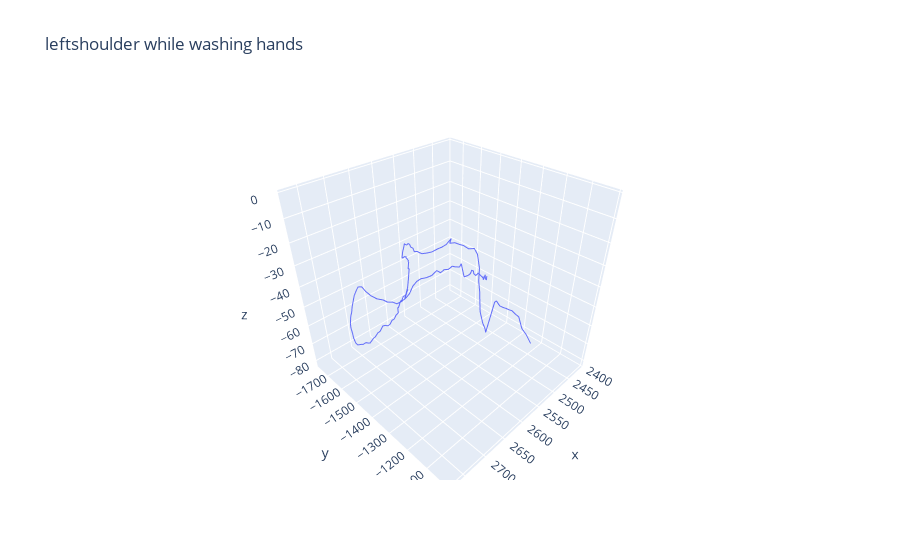

Notebook code cell kept with this figure:
### Markdown cell above
Seems like that the z-axis of hips is not that relevant.. Can I generate trunk movements features then ?

### Code cell
t1 = events['picking_r'][0][0]
t2 = events['picking_r'][0][1]
plot_trajectory(df, 4, 9, joint = 'leftshoulder', event = 'washing hands')

### Figure 1 — Plotly figure (JSON) as saved in the notebook; plotly's stock layout.template omitted (floating-point values rounded to 4 significant figures; data arrays with more than 128 entries replaced by an {"elided": "..."} marker saying what was removed)
{"data": [{"hovertemplate": "x=%{x}<br>y=%{y}<br>z=%{z}<extra></extra>", "legendgroup": "", "line": {"color": "#636efa", "dash": "solid"}, "marker": {"symbol": "circle"}, "mode": "lines", "name": "", "scene": "scene", "showlegend": false, "type": "scatter3d", "x": {"elided": "150 float values"}, "y": {"elided": "150 float values"}, "z": {"elided": "150 float values"}}], "layout": {"legend": {"tracegroupgap": 0}, "scene": {"domain": {"x": [0, 1], "y": [0, 1]}, "xaxis": {"title": {"text": "x"}}, "yaxis": {"title": {"text": "y"}}, "zaxis": {"title": {"text": "z"}}}, "title": {"text": "leftshoulder while washing hands"}}}
